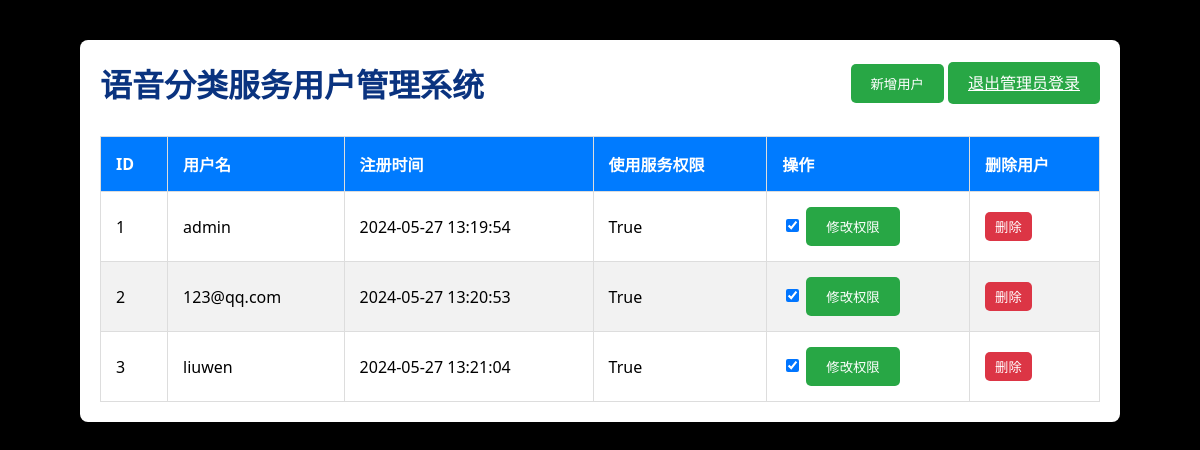
The page /user_management (signed in) on the database its author committed.
### app.py (models this page shows)
class User(db.Model):
    id = db.Column(db.Integer, primary_key=True)
    username = db.Column(db.String(150), unique=True, nullable=False)
    password = db.Column(db.String(150), nullable=False)
    registered_at = db.Column(db.DateTime, default=datetime.utcnow)
    is_admin = db.Column(db.Boolean, default=False)
    has_permission = db.Column(db.Boolean, default=True)  # 新增字段

### app.py (the view)
@app.route('/user_management')
def user_management():
    if not session.get('admin_logged_in'):
        flash('请先登录管理员账户!', 'danger')
        return redirect(url_for('admin_login'))
    users = User.query.all()
    return render_template('user_management.html', users=users, admin_username=session.get('admin_username'))

### templates/user_management.html (shortened to what this page needs)
<!DOCTYPE html>
<html lang="en">
<head>
</head>
<body>
    <div class="container">
        <div class="header">
            <h1>语音分类服务用户管理系统</h1>
            <div>
                <button id="btn-add-user" class="btn-green">新增用户</button>
                <a href="{{ url_for('logout') }}" class="btn-green">退出管理员登录</a>
            </div>
        </div>
        <table>
            <thead>
                <tr>
                    <th>ID</th>
                    <th>用户名</th>
                    <th>注册时间</th>
                    <th>使用服务权限</th>
                    <th>操作</th>
                    <th>删除用户</th>
                </tr>
            </thead>
            <tbody>
                {% for user in users %}
                <tr>
                    <td>{{ user.id }}</td>
                    <td>{{ user.username }}</td>
                    <td>{{ user.registered_at.strftime('%Y-%m-%d %H:%M:%S') if user.registered_at else '' }}</td>
                    <td>{{ user.has_permission }}</td>
                    <td>
                        <form action="{{ url_for('update_permission', user_id=user.id) }}" method="post">
                            <input type="checkbox" name="has_permission" {% if user.has_permission %} checked {% endif %}>
                            <input type="submit" class="btn-green" value="修改权限">
                        </form>
                    </td>
                    <td>
                        <form action="{{ url_for('delete_user', user_id=user.id) }}" method="post">
                            <input type="submit" value="删除" class="btn-red" onclick="return confirm('确定删除该用户？');">
                        </form>
                    </td>
                </tr>
                {% endfor %}
            </tbody>
        </table>
    </div>
</body>
</html>

### templates/user_management.html (style rules this page uses)
body { background-color: #000000; color: #000000; font-family: 'Segoe UI', Tahoma, Geneva, Verdana, sans-serif; margin: 0; padding: 20px; }
.container { max-width: 1000px; margin: 20px auto; padding: 20px; background-color: #fff; box-shadow: 0 2px 4px rgba(0, 0, 0, 0.1); border-radius: 8px; }
.header { display: flex; justify-content: space-between; align-items: center; margin-bottom: 30px; }
h1 { color: #0a337f; margin: 0; }
table { width: 100%; border-collapse: collapse; margin-top: 30px; }
th, td { padding: 15px; border: 1px solid #ddd; text-align: left; }
th { background-color: #007bff; color: #fff; }
tr:nth-child(even) { background-color: #f2f2f2; }
.btn-green { background-color: #28a745; color: white; border: none; padding: 10px 20px; margin: 0 0 0 auto; cursor: pointer; border-radius: 5px; transition: background-color 0.3s ease; }
.btn-red { background-color: #dc3545; color: white; border: none; padding: 5px 10px; cursor: pointer; border-radius: 5px; transition: background-color 0.3s ease; }

### rows shown on the page
User: id "1", username "admin", registered_at "2024-05-27 13:19:54", has_permission "True", has_permission "☑"
User: id "2", username "123@qq.com", registered_at "2024-05-27 13:20:53", has_permission "True", has_permission "☑"
User: id "3", username "liuwen", registered_at "2024-05-27 13:21:04", has_permission "True", has_permission "☑"
